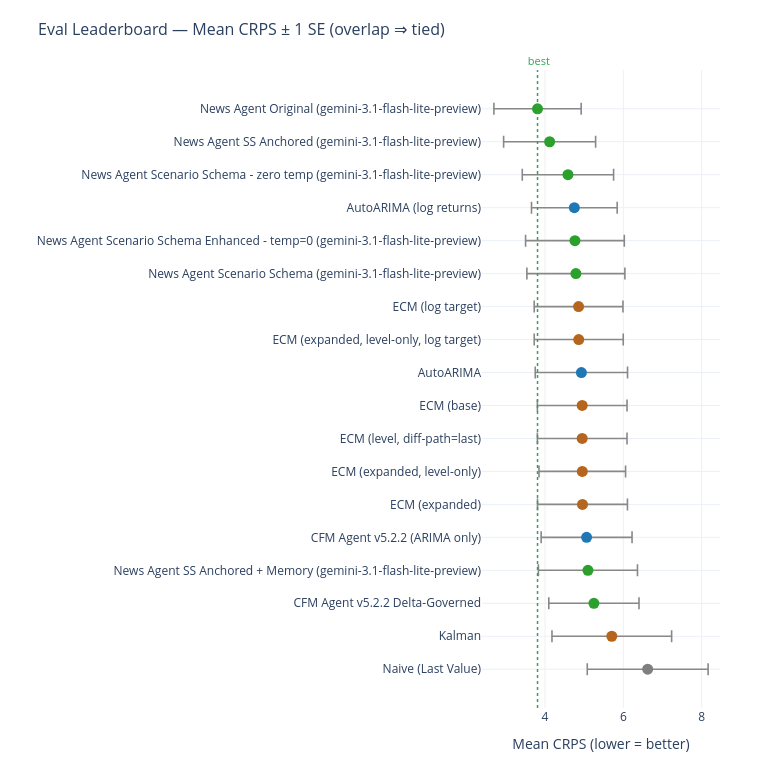

The cell this chart's notebook holds for it:
### Code cell
# Same leaderboard, now with a standard-error bar on each mean. If the bars of
# the top methods overlap, their ordering is not statistically distinguishable —
# the honest verdict when only a few origins have been scored.
viz.make_leaderboard_interval_chart(eval_board)

### Figure 1 — Plotly figure (JSON) as saved in the notebook; plotly's stock layout.template omitted (floating-point values rounded to 4 significant figures)
{"data": [{"error_x": {"array": [1.542, 1.527, 1.151, 1.265, 1.16, 1.148, 1.105, 1.144, 1.144, 1.178, 1.136, 1.133, 1.251, 1.26, 1.094, 1.165, 1.174, 1.114], "color": "#888888", "thickness": 1.6, "type": "data", "width": 6}, "hovertemplate": "%{y}<br>CRPS %{x:.3f} ± %{error_x.array:.3f}<extra></extra>", "marker": {"color": ["#7f7f7f", "#b5651d", "#2ca02c", "#2ca02c", "#1f77b4", "#b5651d", "#b5651d", "#b5651d", "#b5651d", "#1f77b4", "#b5651d", "#b5651d", "#2ca02c", "#2ca02c", "#1f77b4", "#2ca02c", "#2ca02c", "#2ca02c"], "size": 11}, "mode": "markers", "showlegend": false, "type": "scatter", "x": [6.621, 5.705, 5.248, 5.096, 5.062, 4.957, 4.952, 4.949, 4.949, 4.929, 4.861, 4.857, 4.788, 4.764, 4.749, 4.586, 4.118, 3.809], "y": ["Naive (Last Value)", "Kalman", "CFM Agent v5.2.2 Delta-Governed", "News Agent SS Anchored + Memory (gemini-3.1-flash-lite-preview)", "CFM Agent v5.2.2 (ARIMA only)", "ECM (expanded)", "ECM (expanded, level-only)", "ECM (level, diff-path=last)", "ECM (base)", "AutoARIMA", "ECM (expanded, level-only, log target)", "ECM (log target)", "News Agent Scenario Schema (gemini-3.1-flash-lite-preview)", "News Agent Scenario Schema Enhanced - temp=0 (gemini-3.1-flash-lite-preview)", "AutoARIMA (log returns)", "News Agent Scenario Schema - zero temp (gemini-3.1-flash-lite-preview)", "News Agent SS Anchored (gemini-3.1-flash-lite-preview)", "News Agent Original (gemini-3.1-flash-lite-preview)"]}], "layout": {"annotations": [{"font": {"color": "#31a354", "size": 11}, "showarrow": false, "text": " best", "x": 3.809, "xanchor": "center", "xref": "x", "y": 1, "yanchor": "bottom", "yref": "y domain"}], "height": 762, "margin": {"b": 50, "l": 230, "r": 40, "t": 70}, "shapes": [{"line": {"color": "#31a354", "dash": "dot", "width": 1.5}, "type": "line", "x0": 3.809, "x1": 3.809, "xref": "x", "y0": 0, "y1": 1, "yref": "y domain"}], "title": {"font": {"size": 16}, "text": "Eval Leaderboard — Mean CRPS ± 1 SE (overlap ⇒ tied)"}, "width": 760, "xaxis": {"gridcolor": "#f0f0f0", "showgrid": true, "title": {"text": "Mean CRPS (lower = better)"}}, "yaxis": {"title": {"text": ""}}}}
